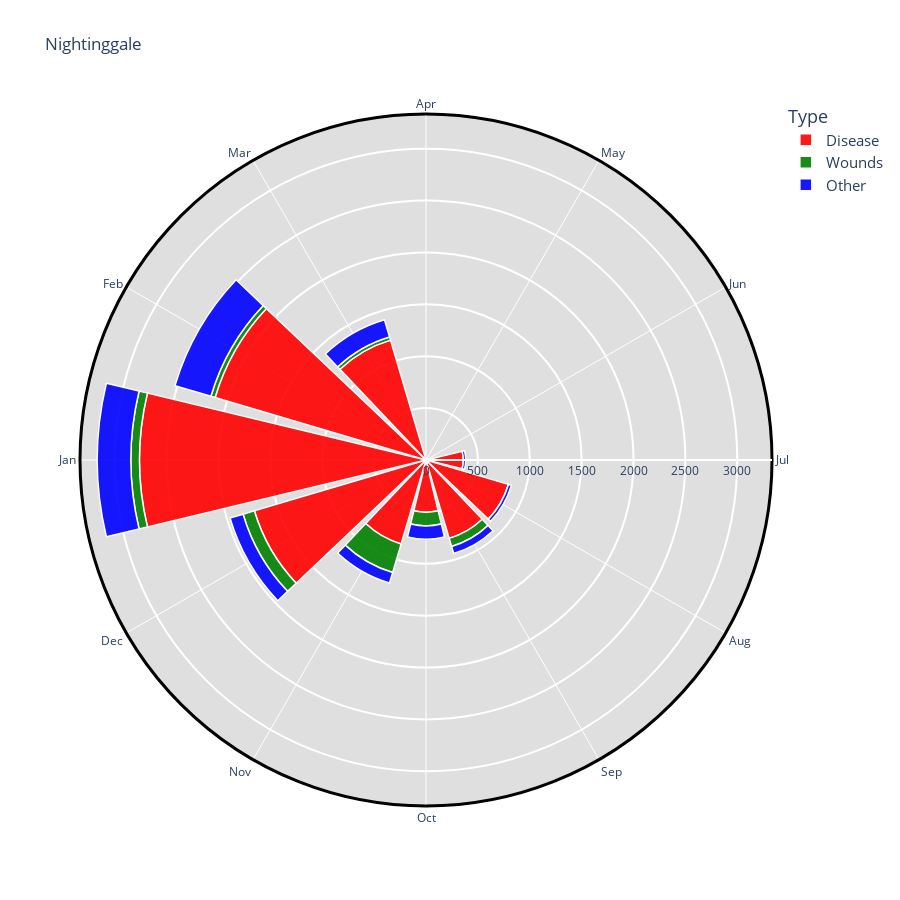

Here is the notebook cell this chart was saved with:
### Code cell
fig = px.bar_polar(
    Nightviz,                 # melted dataframe
    r="Deaths",               #
    theta="Month",            # polar angle by month
    color="Type",             # category column
    title="Nightingale Coxcomb Chart",
    color_discrete_sequence=["red", "green", "blue"]
)

fig.update_traces(
    marker_line_color="white",
    marker_line_width=1.5,
    opacity=0.9
)

fig.update_layout(
    title='Nightinggale',
    font_size=12,
    legend_font_size=15,
    polar_angularaxis_rotation=90,
    width=900,
    height=900,
    polar=dict(
        bgcolor="rgb(223, 223, 223)",
        angularaxis=dict(
            linewidth=3,
            showline=True,
            linecolor='black'
        ),
        radialaxis=dict(        
            showline=True,
            linewidth=2,
            gridcolor="white",
            gridwidth=2
        )
    )
)

fig.show()

### Figure 1 — Plotly figure (JSON) as saved in the notebook; plotly's stock layout.template omitted (floating-point values rounded to 4 significant figures)
{"data": [{"hovertemplate": "Type=Disease<br>Deaths=%{r}<br>Month=%{theta}<extra></extra>", "legendgroup": "Disease", "marker": {"color": "red", "line": {"color": "white", "width": 1.5}, "pattern": {"shape": ""}}, "name": "Disease", "opacity": 0.9, "r": [1, 12, 11, 359, 828, 788, 503, 844, 1725, 2761, 2120, 1205], "showlegend": true, "subplot": "polar", "theta": ["Apr", "May", "Jun", "Jul", "Aug", "Sep", "Oct", "Nov", "Dec", "Jan", "Feb", "Mar"], "type": "barpolar"}, {"hovertemplate": "Type=Wounds<br>Deaths=%{r}<br>Month=%{theta}<extra></extra>", "legendgroup": "Wounds", "marker": {"color": "green", "line": {"color": "white", "width": 1.5}, "pattern": {"shape": ""}}, "name": "Wounds", "opacity": 0.9, "r": [0, 0, 0, 0, 1, 81, 132, 287, 114, 83, 42, 32], "showlegend": true, "subplot": "polar", "theta": ["Apr", "May", "Jun", "Jul", "Aug", "Sep", "Oct", "Nov", "Dec", "Jan", "Feb", "Mar"], "type": "barpolar"}, {"hovertemplate": "Type=Other<br>Deaths=%{r}<br>Month=%{theta}<extra></extra>", "legendgroup": "Other", "marker": {"color": "blue", "line": {"color": "white", "width": 1.5}, "pattern": {"shape": ""}}, "name": "Other", "opacity": 0.9, "r": [5, 9, 6, 23, 30, 70, 128, 106, 131, 324, 361, 172], "showlegend": true, "subplot": "polar", "theta": ["Apr", "May", "Jun", "Jul", "Aug", "Sep", "Oct", "Nov", "Dec", "Jan", "Feb", "Mar"], "type": "barpolar"}], "layout": {"barmode": "relative", "font": {"size": 12}, "height": 900, "legend": {"font": {"size": 15}, "title": {"text": "Type"}, "tracegroupgap": 0}, "polar": {"angularaxis": {"direction": "clockwise", "linecolor": "black", "linewidth": 3, "rotation": 90, "showline": true}, "bgcolor": "rgb(223, 223, 223)", "domain": {"x": [0, 1], "y": [0, 1]}, "radialaxis": {"gridcolor": "white", "gridwidth": 2, "linewidth": 2, "showline": true}}, "title": {"text": "Nightinggale"}, "width": 900}}
